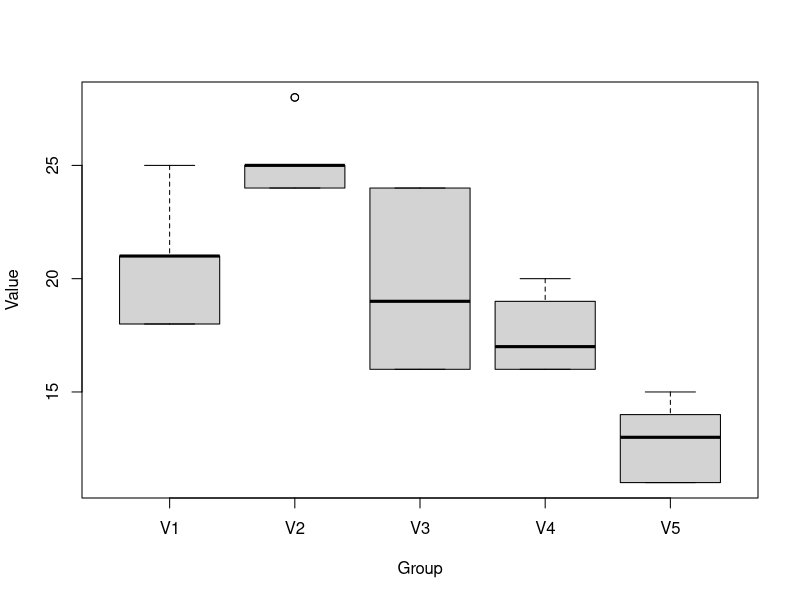
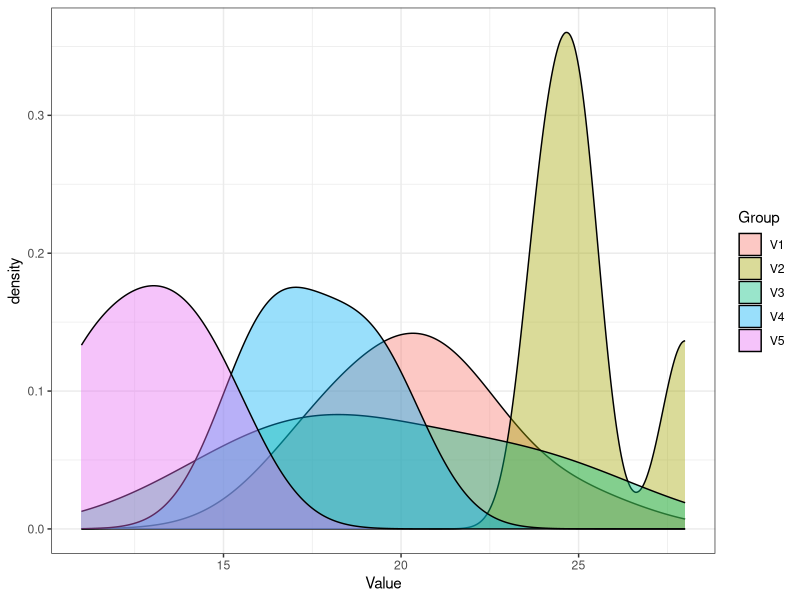

These figures' R source, in order:
library("tidyverse")

list.files("data")

# read the file 
dat <- read.csv("data/drug_variants.csv")

dat

str(dat)

# boxplot using base R
boxplot(Value ~ Group, 
        data = dat,
        xlab = "Group",
        ylab = "Value")


# density plot using ggplot2
ggplot(data = dat, aes(x = Value, group = Group, fill = Group)) +
  geom_density(adjust=1.5, alpha=.4) +
  theme_bw()

# data summary using base R
datS <- split(dat, dat$Group)

datS <- lapply(datS, function(x){
  data.frame(group = x$Group[1],
             count = length(x$Value),
             sum  = sum(x$Value),
             mean = mean(x$Value),
             variance = var(x$Value),
             sd   = sd(x$Value))
})


datS <- do.call(rbind, datS)

datS

# same but using tidyverse
dat %>% 
  group_by(Group) %>% 
  summarise(mean = mean(Value),
            count = length(Value),
            sum = sum(Value),
            variance = var(Value),
            sd = sd(Value))

# lets run an anova
mod <- with(dat, 
            lm(Value ~ Group))

anova(mod)

summary(mod)

